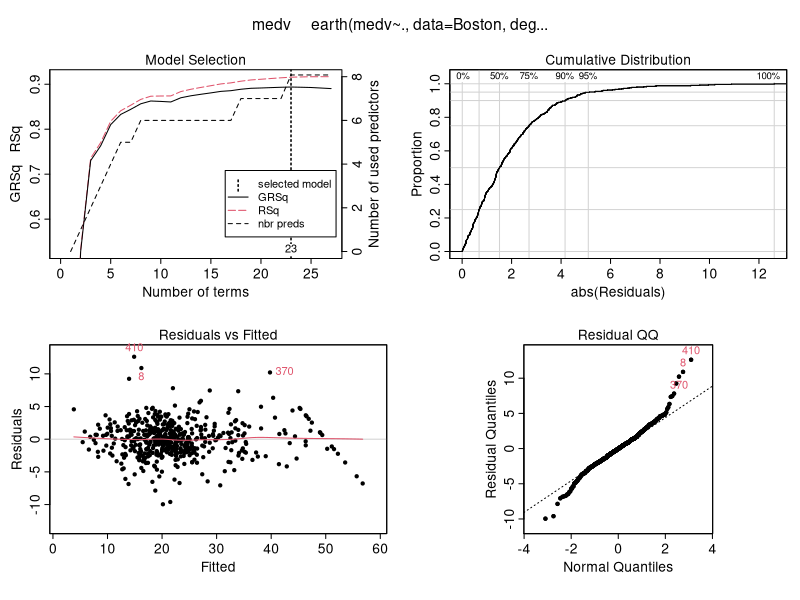
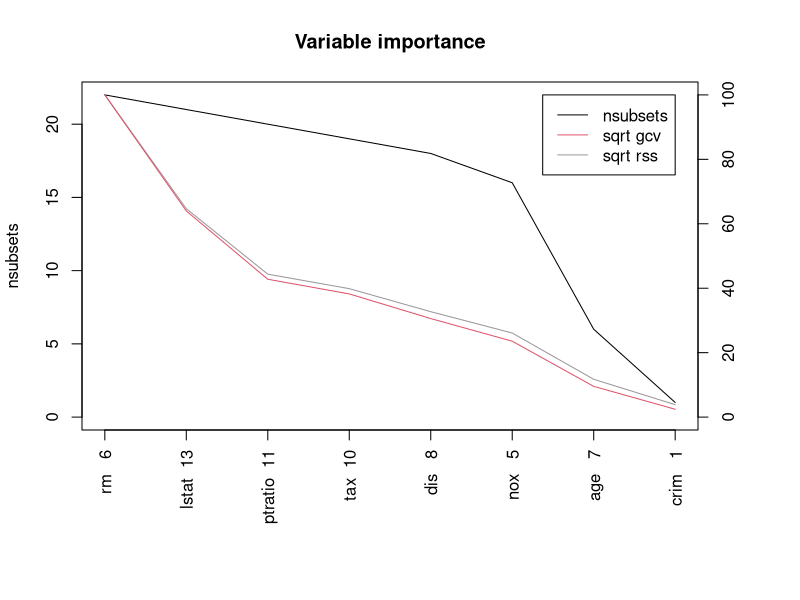
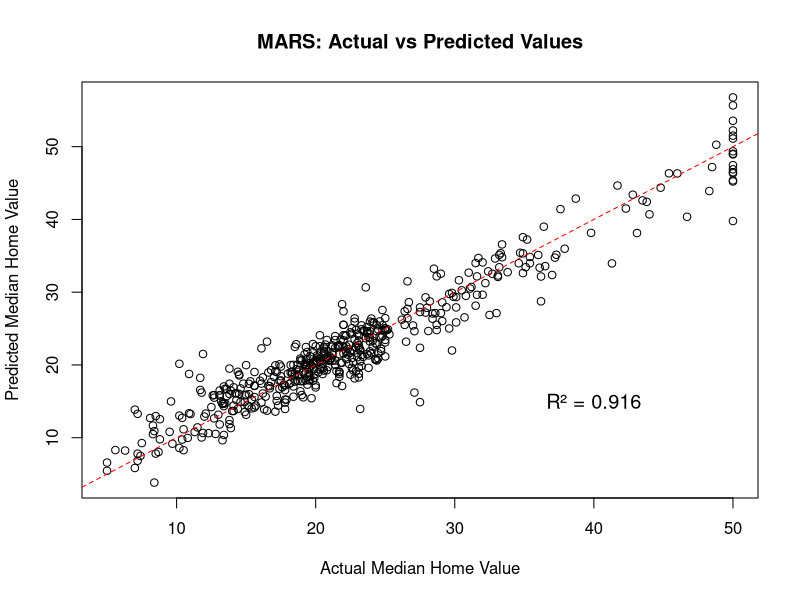
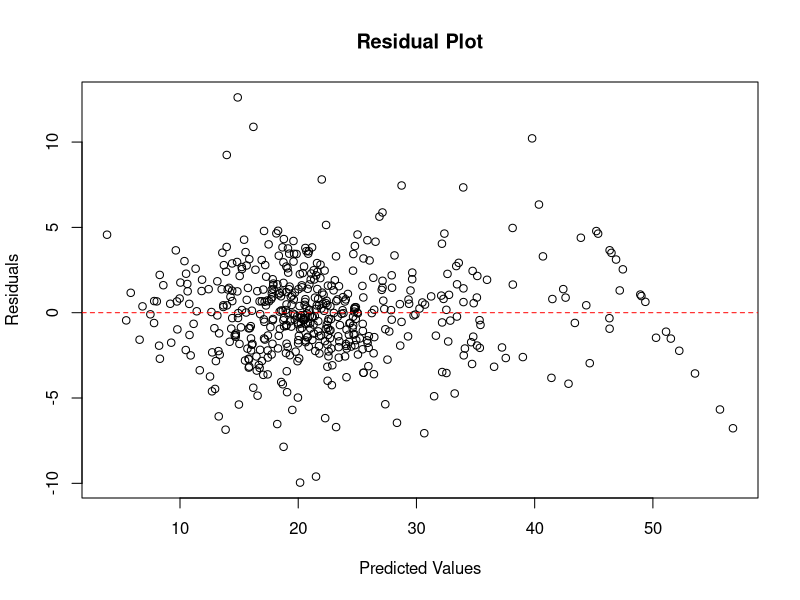

Here is the R script that generated these plots, in order:
## ---- chunk 1
library(earth)
library(MASS)

set.seed(123)

data(Boston)
str(Boston)
summary(Boston)
## ---- chunk 2
mars_model <- earth(medv ~ ., degree = 3, data = Boston)

# Oraz standardowo - summary
summary(mars_model)
## ---- chunk 3
print(mars_model)
plot(mars_model)
## ---- chunk 4
evimp(mars_model)
plot(evimp(mars_model))
## ---- chunk 5
mars_tuned <- earth(medv ~ ., data = Boston,
                   nk = 25,        # Maksymalna liczba funkcji bazowych w modelu przed pruningiem
                   degree = 2,     # Maksymalny stopień interakcji między zmiennymi
                   thresh = 0.001, # Próg przycinania funkcji bazowych
                   nprune = 12)    # Ile funkcji bazowych wyciąć w pruningu

# Porównajmy modele (GCV to Generalized Cross Validation - w praktyce zastępuje adjusted R-squared dla MARS)
cat("Basic model GCV:", mars_model$grsq, "\n")
cat("Basic model R-squared:", mars_model$rsq, "\n")
cat("Tuned model GCV:", mars_tuned$grsq, "\n")
cat("Tuned model R-squared:", mars_tuned$rsq, "\n")
## ---- chunk 6
mars_tuned <- earth(medv ~ ., data = Boston,
                   nk = 25,        # Maksymalna liczba funkcji bazowych w modelu przed pruningiem
                   degree = 5,     # Maksymalny stopień interakcji między zmiennymi
                   thresh = 0.001, # Próg przycinania funkcji bazowych
                   nprune = 12)    # Ile funkcji bazowych wyciąć w pruningu

# Porównajmy modele (GCV to Generalized Cross Validation - w praktyce zastępuje adjusted R-squared dla MARS)
cat("Basic model GCV:", mars_model$grsq, "\n")
cat("Basic model R-squared:", mars_model$rsq, "\n")
cat("Tuned model GCV:", mars_tuned$grsq, "\n")
cat("Tuned model R-squared:", mars_tuned$rsq, "\n")
## ---- chunk 7
mars_tuned <- earth(medv ~ ., data = Boston,
                   nk = 25,        # Maksymalna liczba funkcji bazowych w modelu przed pruningiem
                   degree = 5,     # Maksymalny stopień interakcji między zmiennymi
                   penalty = -1,
                   thresh = 0.001, # Próg przycinania funkcji bazowych
                   nprune = 12)    # Ile funkcji bazowych wyciąć w pruningu

# Porównajmy modele (GCV to Generalized Cross Validation - w praktyce zastępuje adjusted R-squared dla MARS)
cat("Basic model GCV:", mars_model$grsq, "\n")
cat("Basic model R-squared:", mars_model$rsq, "\n")
cat("Tuned model GCV:", mars_tuned$grsq, "\n")
cat("Tuned model R-squared:", mars_tuned$rsq, "\n")
## ---- chunk 8
n <- nrow(Boston)
train_idx <- sample(1:n, size = 0.7 * n)
train_data <- Boston[train_idx, ]
test_data <- Boston[-train_idx, ]

mars_train <- earth(medv ~ ., data = train_data, nfold = 5)

pred_test <- predict(mars_train, test_data)
pred_train <- predict(mars_train, train_data)

rmse_train <- sqrt(mean((train_data$medv - pred_train)^2))
rmse_test <- sqrt(mean((test_data$medv - pred_test)^2))

cat("Training RMSE:", round(rmse_train, 3), "\n")
cat("Test RMSE:", round(rmse_test, 3), "\n")
## ---- chunk 9
predictions <- predict(mars_model, Boston)

plot(Boston$medv, predictions, 
     xlab = "Actual Median Home Value", 
     ylab = "Predicted Median Home Value",
     main = "MARS: Actual vs Predicted Values")
abline(0, 1, col = "red", lty = 2)

rsq <- cor(Boston$medv, predictions)^2
text(40, 15, paste("R² =", round(rsq, 3)), cex = 1.2)

residuals <- Boston$medv - predictions
plot(predictions, residuals,
     xlab = "Predicted Values", ylab = "Residuals",
     main = "Residual Plot")
abline(h = 0, col = "red", lty = 2)
## ---- chunk 10
lm_model <- lm(medv ~ ., data = Boston)

lm_pred <- predict(lm_model, Boston)
mars_pred <- predict(mars_model, Boston)

lm_rmse <- sqrt(mean((Boston$medv - lm_pred)^2))
mars_rmse <- sqrt(mean((Boston$medv - mars_pred)^2))

cat("=== Regresja liniowa ===\n")
cat("R-squared:", summary(lm_model)$r.squared, "\n")
cat("Adjusted R-squared:", summary(lm_model)$adj.r.squared, "\n")
cat("RMSE:", round(lm_rmse, 3), "\n")

cat("\n=== MARS ===\n")
cat("R-squared:", mars_model$rsq, "\n")
cat("GCV R-squared:", mars_model$grsq, "\n")
cat("RMSE:", round(mars_rmse, 3), "\n")
